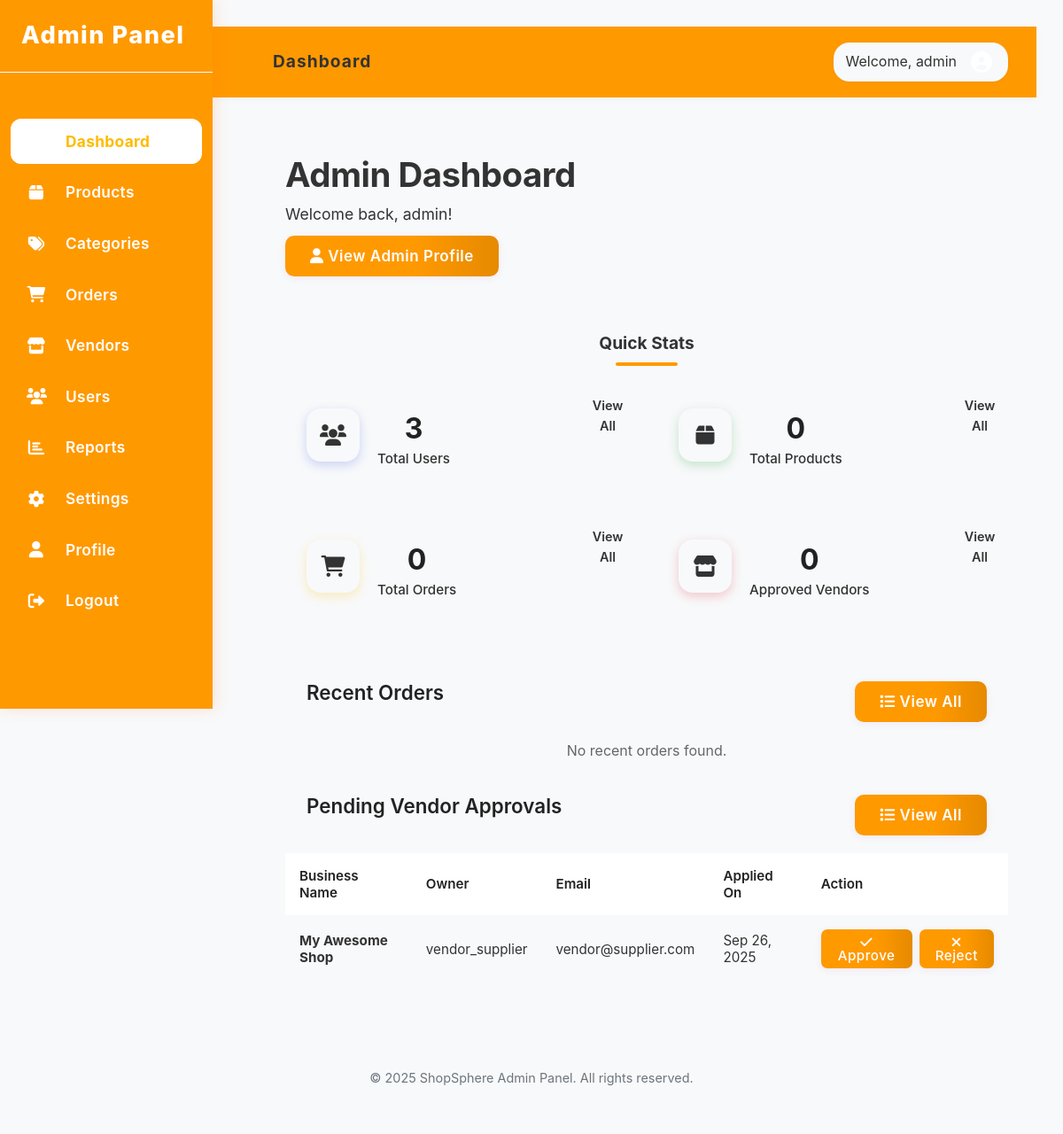
/admin/admin-dashboard.php (signed in), run on the app's committed database.
### tables this page shows
CREATE TABLE vendors (
    id INT AUTO_INCREMENT PRIMARY KEY,
    user_id INT NOT NULL,
    business_name VARCHAR(100) NOT NULL,
    business_description TEXT,
    business_logo VARCHAR(255),
    business_address TEXT,
    business_phone VARCHAR(20),
    business_email VARCHAR(100),
    status ENUM('pending', 'approved', 'rejected') DEFAULT 'pending',
    created_at TIMESTAMP DEFAULT CURRENT_TIMESTAMP,
    updated_at TIMESTAMP DEFAULT CURRENT_TIMESTAMP ON UPDATE CURRENT_TIMESTAMP,
    FOREIGN KEY (user_id) REFERENCES users(id) ON DELETE CASCADE
);

CREATE TABLE users (
    id INT AUTO_INCREMENT PRIMARY KEY,
    username VARCHAR(50) NOT NULL UNIQUE,
    email VARCHAR(100) NOT NULL UNIQUE,
    password VARCHAR(255) NOT NULL,
    user_type ENUM('customer', 'vendor', 'admin') DEFAULT 'customer',
    reset_token VARCHAR(255) DEFAULT NULL,
    reset_token_expires_at DATETIME DEFAULT NULL,
    last_reset_request_at DATETIME DEFAULT NULL,
    created_at TIMESTAMP DEFAULT CURRENT_TIMESTAMP,
    updated_at TIMESTAMP DEFAULT CURRENT_TIMESTAMP ON UPDATE CURRENT_TIMESTAMP
);

### includes/config.php (called while the page is built, shortened)
<?php
$isLoggedIn = isset($_SESSION['user_id']);
$userId = $isLoggedIn ? $_SESSION['user_id'] : 0;
if ($isLoggedIn) {
    $database = new Database();
    $db = $database->getConnection();
    $query = "SELECT COUNT(*) as count FROM cart WHERE user_id = :user_id";
    $stmt = $db->prepare($query);
    $stmt->bindParam(":user_id", $userId);
    $stmt->execute();
}
?>

### admin/admin-dashboard.php (the view, shortened to what this page needs)
<?php
require_once '../includes/config.php';
$database = new Database();
$db = $database->getConnection();
$stats = [];
try {
    $query = "SELECT COUNT(*) as total_users FROM users";
    $stmt = $db->prepare($query);
    $stmt->execute();
    $stats['total_users'] = $stmt->fetch(PDO::FETCH_ASSOC)['total_users'];
    $query = "SELECT COUNT(*) as total_products FROM products WHERE status = 'active'";
    $stmt = $db->prepare($query);
    $stmt->execute();
    $stats['total_products'] = $stmt->fetch(PDO::FETCH_ASSOC)['total_products'];
    $query = "SELECT COUNT(*) as total_orders FROM orders";
    $stmt = $db->prepare($query);
    $stmt->execute();
    $stats['total_orders'] = $stmt->fetch(PDO::FETCH_ASSOC)['total_orders'];
    $query = "SELECT COUNT(*) as total_vendors FROM vendors WHERE status = 'approved'";
    $stmt = $db->prepare($query);
    $stmt->execute();
    $stats['total_vendors'] = $stmt->fetch(PDO::FETCH_ASSOC)['total_vendors'];
    $query = "SELECT o.*, u.username
              FROM orders o
              JOIN users u ON o.customer_id = u.id
              ORDER BY o.created_at DESC
              LIMIT 5";
    $stmt = $db->prepare($query);
    $stmt->execute();
    $recent_orders = $stmt->fetchAll(PDO::FETCH_ASSOC);
    $query = "SELECT v.*, u.username, u.email
              FROM vendors v
              JOIN users u ON v.user_id = u.id
              WHERE v.status = 'pending'
              ORDER BY v.created_at DESC
              LIMIT 5";
    $stmt = $db->prepare($query);
    $stmt->execute();
    $pending_vendors = $stmt->fetchAll(PDO::FETCH_ASSOC);
} catch (PDOException $e) {
    $error = "Database error: " . $e->getMessage();
}
echo '<link rel="stylesheet" href="../assets/css/pages/admin-dashboard.css">';
include_once __DIR__ . '/../includes/admin-header.php';
?>
<div class="admin-container">
    <div class="admin-header">
        <h1>Admin Dashboard</h1>
        <p>Welcome back, <?php echo $_SESSION['username']; ?>!</p>
        <a href="admin-profile.php" class="btn btn-admin-profile" style="margin-top:10px;display:inline-block;">
            <i class="fas fa-user"></i> View Admin Profile
        </a>
    </div>
    <section class="dashboard-section">
        <h2 class="section-title">Quick Stats</h2>
        <div class="stats-grid">
            <div class="stat-card">
                <div class="stat-icon"><i class="fas fa-users"></i></div>
                <div class="stat-info">
                    <h3><?php echo $stats['total_users']; ?></h3>
                    <p>Total Users</p>
                </div>
                <a href="admin-users.php" class="stat-link">View All</a>
            </div>
            <div class="stat-card">
                <div class="stat-icon"><i class="fas fa-box"></i></div>
                <div class="stat-info">
                    <h3><?php echo $stats['total_products']; ?></h3>
                    <p>Total Products</p>
                </div>
                <a href="admin-products.php" class="stat-link">View All</a>
            </div>
            <div class="stat-card">
                <div class="stat-icon"><i class="fas fa-shopping-cart"></i></div>
                <div class="stat-info">
                    <h3><?php echo $stats['total_orders']; ?></h3>
                    <p>Total Orders</p>
                </div>
                <a href="admin-orders.php" class="stat-link">View All</a>
            </div>
            <div class="stat-card">
                <div class="stat-icon"><i class="fas fa-store"></i></div>
                <div class="stat-info">
                    <h3><?php echo $stats['total_vendors']; ?></h3>
                    <p>Approved Vendors</p>
                </div>
                <a href="admin-vendors.php" class="stat-link">View All</a>
            </div>
        </div>
    </section>
    <section class="dashboard-section">
        <div class="dashboard-columns">
            <div class="dashboard-column">
                <div class="card">
                    <div class="card-header">
                        <h2>Recent Orders</h2>
                        <a href="admin-orders.php" class="btn btn-outline btn-sm">
                            <i class="fas fa-list"></i> View All
                        </a>
                    </div>
                    <div class="card-body">
                        <?php if (isset($recent_orders) && !empty($recent_orders)): ?>
                            <table class="data-table">
                                <thead>
                                    <tr>
                                        <th>Order #</th>
                                        <th>Customer</th>
                                        <th>Amount</th>
                                        <th>Status</th>
                                        <th>Date</th>
                                    </tr>
                                </thead>
                                <tbody>
                                    <?php foreach ($recent_orders as $order): ?>
                                        <tr>
                                            <td><strong><?php echo $order['order_number']; ?></strong></td>
                                            <td><?php echo $order['username']; ?></td>
                                            <td>$<?php echo number_format($order['total_amount'], 2); ?></td>
                                            <td>
                                                <span class="status-badge status-<?php echo $order['status']; ?>">
                                                    <?php echo ucfirst($order['status']); ?>
                                                </span>
                                            </td>
                                            <td><?php echo date('M j, Y', strtotime($order['created_at'])); ?></td>
                                        </tr>
                                    <?php endforeach; ?>
                                </tbody>
                            </table>
                        <?php else: ?>
                            <p class="text-center">No recent orders found.</p>
                        <?php endif; ?>
                    </div>
                </div>
            </div>
            <div class="dashboard-column">
                <div class="card">
                    <div class="card-header">
                        <h2>Pending Vendor Approvals</h2>
                        <a href="admin-vendors.php" class="btn btn-outline btn-sm">
                            <i class="fas fa-list"></i> View All
                        </a>
                    </div>
                    <div class="card-body">
                        <?php if (isset($pending_vendors) && !empty($pending_vendors)): ?>
                            <table class="data-table">
                                <thead>
                                    <tr>
                                        <th>Business Name</th>
                                        <th>Owner</th>
                                        <th>Email</th>
                                        <th>Applied On</th>
                                        <th>Action</th>
                                    </tr>
                                </thead>
                                <tbody>
                                    <?php foreach ($pending_vendors as $vendor): ?>
                                        <tr>
                                            <td><strong><?php echo htmlspecialchars($vendor['business_name']); ?></strong></td>
                                            <td><?php echo htmlspecialchars($vendor['username']); ?></td>
                                            <td><?php echo htmlspecialchars($vendor['email']); ?></td>
                                            <td><?php echo date('M j, Y', strtotime($vendor['created_at'])); ?></td>
                                            <td>
                                                <div class="action-buttons">
                                                    <a href="admin-vendors.php?action=approve&id=<?php echo $vendor['id']; ?>" class="btn btn-success btn-sm">
                                                        <i class="fas fa-check"></i> Approve
                                                    </a>
                                                    <a href="admin-vendors.php?action=reject&id=<?php echo $vendor['id']; ?>" class="btn btn-danger btn-sm">
                                                        <i class="fas fa-times"></i> Reject
                                                    </a>
                                                </div>
                                            </td>
                                        </tr>
                                    <?php endforeach; ?>
                                </tbody>
                            </table>
                        <?php else: ?>
                            <p class="text-center">No pending vendor approvals.</p>
                        <?php endif; ?>
                    </div>
                </div>
            </div>
        </div>
    </section>
</div>
<?php
include_once __DIR__ . '/../includes/admin-footer.php';
?>

### assets/css/pages/admin-dashboard.css (style rules this page uses)
.admin-container { padding: 32px; max-width: 1600px; margin: 32px auto 0 auto; margin-left: 260px; }
.admin-header { margin-bottom: 40px; padding-bottom: 24px; border-bottom: 1px solid var(--gray-200); position: relative; }
.admin-header::after { content: ''; position: absolute; bottom: 0; left: 0; width: 60px; height: 3px; background: var(--primary); border-radius: 3px; }
.admin-header h1 { font-size: 2.4rem; color: var(--gray-800); margin-bottom: 8px; font-weight: 700; letter-spacing: -0.5px; }
.admin-header p { color: var(--gray-600); font-size: 1.1rem; margin: 0; font-weight: 400; }
.stats-grid { display: grid; grid-template-columns: repeat(auto-fit, minmax(260px, 1fr)); gap: 24px; margin-bottom: 40px; }
.stat-card { background: var(--white); border-radius: var(--border-radius); padding: 24px; box-shadow: var(--box-shadow); display: flex; align-items: center; transition: var(--transition); position: relative; overflow: hidden; border-left: 4px solid var(--primary); }
.stat-card:nth-child(1) { border-left-color: var(--primary); }
.stat-card:nth-child(2) { border-left-color: var(--success); }
.stat-card:nth-child(3) { border-left-color: var(--warning); }
.stat-card:nth-child(4) { border-left-color: var(--danger); }
.stat-icon { width: 60px; height: 60px; border-radius: 16px; background: linear-gradient(135deg, var(--primary) 0%, var(--primary-dark) 100%); display: flex; align-items: center; justify-content: center; margin-right: 20px; font-size: 24px; color: var(--white); box-shadow: 0 4px 12px rgba(67, 97, 238, 0.25); z-index: 1; }
.stat-card:nth-child(2) .stat-icon { background: linear-gradient(135deg, var(--success) 0%, #16a34a 100%); box-shadow: 0 4px 12px rgba(40, 167, 69, 0.25); }
.stat-card:nth-child(3) .stat-icon { background: linear-gradient(135deg, var(--warning) 0%, #d97706 100%); box-shadow: 0 4px 12px rgba(255, 193, 7, 0.25); }
.stat-card:nth-child(4) .stat-icon { background: linear-gradient(135deg, var(--danger) 0%, #dc2626 100%); box-shadow: 0 4px 12px rgba(220, 53, 69, 0.25); }
.stat-info h3 { font-size: 2rem; font-weight: 700; color: #222; margin-bottom: 6px; line-height: 1; }
.stat-info p { color: #333; margin: 0; font-size: 0.95rem; font-weight: 500; }
.stat-link { position: absolute; top: 1rem; right: 1rem; color: var(--gray-400); text-decoration: none; font-weight: 600; font-size: 0.9rem; transition: var(--transition); z-index: 1; display: flex; align-items: center; background: var(--gray-100); width: 32px; height: 32px; border-radius: 50%; justify-content: center; }
.dashboard-column { display: flex; flex-direction: column; gap: 28px; }
.card { background: var(--white); border-radius: var(--border-radius); box-shadow: var(--box-shadow); overflow: visible; transition: var(--transition); height: fit-content; }
.card-header { padding: 20px 24px; border-bottom: 1px solid var(--gray-200); display: flex; justify-content: space-between; align-items: flex-start; background: var(--white); }
.card-header h2 { margin: 0; font-size: 1.4rem; color: #222; font-weight: 600; }
.card-body { padding: 0; }
.btn { display: inline-flex; align-items: center; justify-content: center; padding: 8px 16px; border-radius: 8px; text-decoration: none; font-weight: 500; font-size: 0.9rem; cursor: pointer; transition: var(--transition); border: none; gap: 6px; }
.btn-sm { padding: 6px 12px; font-size: 0.85rem; }
.btn-success { background: var(--success); color: var(--white); }
.btn-danger { background: var(--danger); color: var(--white); }
.btn-outline { background: transparent; color: var(--primary); border: 1px solid var(--primary); }
.data-table { width: 100%; border-collapse: separate; border-spacing: 0; font-size: 0.95rem; }
.data-table th, .data-table td { padding: 16px; text-align: left; border-bottom: 1px solid var(--gray-200); }
.data-table th { background-color: #fff; font-weight: 600; color: #222; color: #222; position: sticky; top: 0; }
.data-table tr:last-child td { border-bottom: none; }
.action-buttons { display: flex; gap: 8px; }

### assets/css/style.css (style rules this page uses)
* { margin: 0; padding: 0; box-sizing: border-box; }
body { font-family: 'MTN Brighter Sans', -apple-system, BlinkMacSystemFont, "Segoe UI", Roboto, Helvetica, Arial, sans-serif; line-height: 1.6; color: #333; background-color: #f8f9fa; }

### assets/css/pages/admin-users.css (style rules this page uses)
.action-buttons { display: flex; gap: 10px; }
.action-buttons .btn { padding: 7px 14px; font-size: 0.95rem; border-radius: 7px; font-weight: 500; border: none; cursor: pointer; transition: background 0.2s; }

### assets/css/utilities/helpers.css (style rules this page uses)
.text-center { text-align: center; }

### data on the page
vendors: business_name "My Awesome Shop", user.username "vendor_supplier", user.email "vendor@supplier.com", created_at "Sep 26, 2025"

### other printed values
$page_title "Dashboard"
$_SESSION['username'] "admin"
$stats['total_users'] "3"
$stats['total_products'] "0"
$stats['total_orders'] "0"
$stats['total_vendors'] "0"
